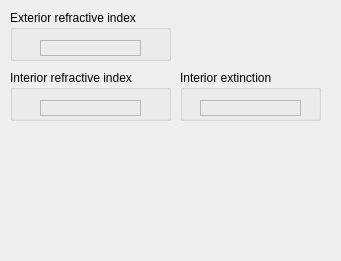
<?xml version="1.0" encoding="UTF-8"?>
<ui version="4.0">
 <class>SmoothConductorSurfaceWidget</class>
 <widget class="QWidget" name="SmoothConductorSurfaceWidget">
  <property name="geometry">
   <rect>
    <x>0</x>
    <y>0</y>
    <width>341</width>
    <height>261</height>
   </rect>
  </property>
  <property name="windowTitle">
   <string>Form</string>
  </property>
  <widget class="QGroupBox" name="exterior_refractive_index_box">
   <property name="geometry">
    <rect>
     <x>10</x>
     <y>10</y>
     <width>161</width>
     <height>51</height>
    </rect>
   </property>
   <property name="title">
    <string>Exterior refractive index</string>
   </property>
   <widget class="QFrame" name="exterior_refractive_index_frame">
    <property name="geometry">
     <rect>
      <x>30</x>
      <y>30</y>
      <width>101</width>
      <height>16</height>
     </rect>
    </property>
    <property name="frameShape">
     <enum>QFrame::StyledPanel</enum>
    </property>
    <property name="frameShadow">
     <enum>QFrame::Raised</enum>
    </property>
   </widget>
  </widget>
  <widget class="QGroupBox" name="interior_refractive_index_box">
   <property name="geometry">
    <rect>
     <x>10</x>
     <y>70</y>
     <width>161</width>
     <height>51</height>
    </rect>
   </property>
   <property name="title">
    <string>Interior refractive index</string>
   </property>
   <widget class="QFrame" name="interior_refractive_index_frame">
    <property name="geometry">
     <rect>
      <x>30</x>
      <y>30</y>
      <width>101</width>
      <height>16</height>
     </rect>
    </property>
    <property name="frameShape">
     <enum>QFrame::StyledPanel</enum>
    </property>
    <property name="frameShadow">
     <enum>QFrame::Raised</enum>
    </property>
   </widget>
  </widget>
  <widget class="QGroupBox" name="interior_extinction_box">
   <property name="geometry">
    <rect>
     <x>180</x>
     <y>70</y>
     <width>141</width>
     <height>51</height>
    </rect>
   </property>
   <property name="title">
    <string>Interior extinction</string>
   </property>
   <widget class="QFrame" name="interior_extinction_frame">
    <property name="geometry">
     <rect>
      <x>20</x>
      <y>30</y>
      <width>101</width>
      <height>16</height>
     </rect>
    </property>
    <property name="frameShape">
     <enum>QFrame::StyledPanel</enum>
    </property>
    <property name="frameShadow">
     <enum>QFrame::Raised</enum>
    </property>
   </widget>
  </widget>
 </widget>
 <resources/>
 <connections/>
</ui>
